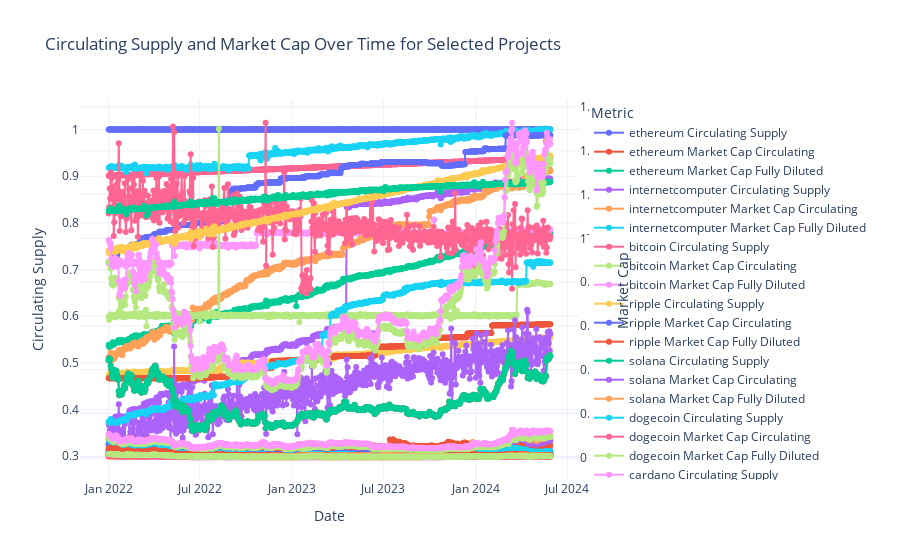

Notebook cell for this chart:
### Code cell
plot_circulating_supply(time_series_data)

### Figure 1 — Plotly figure (JSON) as saved in the notebook; plotly's stock layout.template omitted (floating-point values rounded to 4 significant figures; data arrays with more than 128 entries replaced by an {"elided": "..."} marker saying what was removed)
{"data": [{"mode": "lines+markers", "name": "ethereum Circulating Supply", "type": "scatter", "x": {"elided": "879 str values"}, "y": {"elided": "879 int values"}, "yaxis": "y"}, {"mode": "lines+markers", "name": "ethereum Market Cap Circulating", "type": "scatter", "x": {"elided": "879 str values"}, "y": {"elided": "879 float values"}, "yaxis": "y2"}, {"mode": "lines+markers", "name": "ethereum Market Cap Fully Diluted", "type": "scatter", "x": {"elided": "879 str values"}, "y": {"elided": "879 float values"}, "yaxis": "y2"}, {"mode": "lines+markers", "name": "internetcomputer Circulating Supply", "type": "scatter", "x": {"elided": "879 str values"}, "y": {"elided": "879 float values"}, "yaxis": "y"}, {"mode": "lines+markers", "name": "internetcomputer Market Cap Circulating", "type": "scatter", "x": {"elided": "879 str values"}, "y": {"elided": "879 float values"}, "yaxis": "y2"}, {"mode": "lines+markers", "name": "internetcomputer Market Cap Fully Diluted", "type": "scatter", "x": {"elided": "879 str values"}, "y": {"elided": "879 float values"}, "yaxis": "y2"}, {"mode": "lines+markers", "name": "bitcoin Circulating Supply", "type": "scatter", "x": {"elided": "879 str values"}, "y": {"elided": "879 float values"}, "yaxis": "y"}, {"mode": "lines+markers", "name": "bitcoin Market Cap Circulating", "type": "scatter", "x": {"elided": "879 str values"}, "y": {"elided": "879 float values"}, "yaxis": "y2"}, {"mode": "lines+markers", "name": "bitcoin Market Cap Fully Diluted", "type": "scatter", "x": {"elided": "879 str values"}, "y": {"elided": "879 float values"}, "yaxis": "y2"}, {"mode": "lines+markers", "name": "ripple Circulating Supply", "type": "scatter", "x": {"elided": "879 str values"}, "y": {"elided": "879 float values"}, "yaxis": "y"}, {"mode": "lines+markers", "name": "ripple Market Cap Circulating", "type": "scatter", "x": {"elided": "879 str values"}, "y": {"elided": "879 float values"}, "yaxis": "y2"}, {"mode": "lines+markers", "name": "ripple Market Cap Fully Diluted", "type": "scatter", "x": {"elided": "879 str values"}, "y": {"elided": "879 float values"}, "yaxis": "y2"}, {"mode": "lines+markers", "name": "solana Circulating Supply", "type": "scatter", "x": {"elided": "879 str values"}, "y": {"elided": "879 float values"}, "yaxis": "y"}, {"mode": "lines+markers", "name": "solana Market Cap Circulating", "type": "scatter", "x": {"elided": "879 str values"}, "y": {"elided": "879 float values"}, "yaxis": "y2"}, {"mode": "lines+markers", "name": "solana Market Cap Fully Diluted", "type": "scatter", "x": {"elided": "879 str values"}, "y": {"elided": "879 float values"}, "yaxis": "y2"}, {"mode": "lines+markers", "name": "dogecoin Circulating Supply", "type": "scatter", "x": {"elided": "879 str values"}, "y": {"elided": "879 float values"}, "yaxis": "y"}, {"mode": "lines+markers", "name": "dogecoin Market Cap Circulating", "type": "scatter", "x": {"elided": "879 str values"}, "y": {"elided": "879 float values"}, "yaxis": "y2"}, {"mode": "lines+markers", "name": "dogecoin Market Cap Fully Diluted", "type": "scatter", "x": {"elided": "879 str values"}, "y": {"elided": "879 float values"}, "yaxis": "y2"}, {"mode": "lines+markers", "name": "cardano Circulating Supply", "type": "scatter", "x": {"elided": "879 str values"}, "y": {"elided": "879 float values"}, "yaxis": "y"}, {"mode": "lines+markers", "name": "cardano Market Cap Circulating", "type": "scatter", "x": {"elided": "879 str values"}, "y": {"elided": "879 float values"}, "yaxis": "y2"}, {"mode": "lines+markers", "name": "cardano Market Cap Fully Diluted", "type": "scatter", "x": {"elided": "879 str values"}, "y": {"elided": "879 float values"}, "yaxis": "y2"}, {"mode": "lines+markers", "name": "chainlink Circulating Supply", "type": "scatter", "x": {"elided": "879 str values"}, "y": {"elided": "879 float values"}, "yaxis": "y"}, {"mode": "lines+markers", "name": "chainlink Market Cap Circulating", "type": "scatter", "x": {"elided": "879 str values"}, "y": {"elided": "879 float values"}, "yaxis": "y2"}, {"mode": "lines+markers", "name": "chainlink Market Cap Fully Diluted", "type": "scatter", "x": {"elided": "879 str values"}, "y": {"elided": "879 float values"}, "yaxis": "y2"}, {"mode": "lines+markers", "name": "near-protocol Circulating Supply", "type": "scatter", "x": {"elided": "879 str values"}, "y": {"elided": "879 float values"}, "yaxis": "y"}, {"mode": "lines+markers", "name": "near-protocol Market Cap Circulating", "type": "scatter", "x": {"elided": "879 str values"}, "y": {"elided": "879 float values"}, "yaxis": "y2"}, {"mode": "lines+markers", "name": "near-protocol Market Cap Fully Diluted", "type": "scatter", "x": {"elided": "879 str values"}, "y": {"elided": "879 float values"}, "yaxis": "y2"}, {"mode": "lines+markers", "name": "thorchain Circulating Supply", "type": "scatter", "x": {"elided": "879 str values"}, "y": {"elided": "879 float values"}, "yaxis": "y"}, {"mode": "lines+markers", "name": "thorchain Market Cap Circulating", "type": "scatter", "x": {"elided": "879 str values"}, "y": {"elided": "879 float values"}, "yaxis": "y2"}, {"mode": "lines+markers", "name": "thorchain Market Cap Fully Diluted", "type": "scatter", "x": {"elided": "879 str values"}, "y": {"elided": "879 float values"}, "yaxis": "y2"}, {"mode": "lines+markers", "name": "polygon Circulating Supply", "type": "scatter", "x": {"elided": "879 str values"}, "y": {"elided": "879 float values"}, "yaxis": "y"}, {"mode": "lines+markers", "name": "polygon Market Cap Circulating", "type": "scatter", "x": {"elided": "879 str values"}, "y": {"elided": "879 float values"}, "yaxis": "y2"}, {"mode": "lines+markers", "name": "polygon Market Cap Fully Diluted", "type": "scatter", "x": {"elided": "879 str values"}, "y": {"elided": "879 float values"}, "yaxis": "y2"}, {"mode": "lines+markers", "name": "avalanche Circulating Supply", "type": "scatter", "x": {"elided": "879 str values"}, "y": {"elided": "879 float values"}, "yaxis": "y"}, {"mode": "lines+markers", "name": "avalanche Market Cap Circulating", "type": "scatter", "x": {"elided": "879 str values"}, "y": {"elided": "879 float values"}, "yaxis": "y2"}, {"mode": "lines+markers", "name": "avalanche Market Cap Fully Diluted", "type": "scatter", "x": {"elided": "879 str values"}, "y": {"elided": "879 float values"}, "yaxis": "y2"}, {"mode": "lines+markers", "name": "binance-smart-chain Circulating Supply", "type": "scatter", "x": {"elided": "879 str values"}, "y": {"elided": "879 float values"}, "yaxis": "y"}, {"mode": "lines+markers", "name": "binance-smart-chain Market Cap Circulating", "type": "scatter", "x": {"elided": "879 str values"}, "y": {"elided": "879 float values"}, "yaxis": "y2"}, {"mode": "lines+markers", "name": "binance-smart-chain Market Cap Fully Diluted", "type": "scatter", "x": {"elided": "879 str values"}, "y": {"elided": "879 float values"}, "yaxis": "y2"}, {"mode": "lines+markers", "name": "polkadot Circulating Supply", "type": "scatter", "x": {"elided": "879 str values"}, "y": {"elided": "879 float values"}, "yaxis": "y"}, {"mode": "lines+markers", "name": "polkadot Market Cap Circulating", "type": "scatter", "x": {"elided": "879 str values"}, "y": {"elided": "879 float values"}, "yaxis": "y2"}, {"mode": "lines+markers", "name": "polkadot Market Cap Fully Diluted", "type": "scatter", "x": {"elided": "879 str values"}, "y": {"elided": "879 float values"}, "yaxis": "y2"}, {"mode": "lines+markers", "name": "litecoin Circulating Supply", "type": "scatter", "x": {"elided": "879 str values"}, "y": {"elided": "879 float values"}, "yaxis": "y"}, {"mode": "lines+markers", "name": "litecoin Market Cap Circulating", "type": "scatter", "x": {"elided": "879 str values"}, "y": {"elided": "879 float values"}, "yaxis": "y2"}, {"mode": "lines+markers", "name": "litecoin Market Cap Fully Diluted", "type": "scatter", "x": {"elided": "879 str values"}, "y": {"elided": "879 float values"}, "yaxis": "y2"}, {"mode": "lines+markers", "name": "hedera Circulating Supply", "type": "scatter", "x": {"elided": "879 str values"}, "y": {"elided": "879 float values"}, "yaxis": "y"}, {"mode": "lines+markers", "name": "hedera Market Cap Circulating", "type": "scatter", "x": {"elided": "879 str values"}, "y": {"elided": "879 float values"}, "yaxis": "y2"}, {"mode": "lines+markers", "name": "hedera Market Cap Fully Diluted", "type": "scatter", "x": {"elided": "879 str values"}, "y": {"elided": "879 float values"}, "yaxis": "y2"}], "layout": {"legend": {"title": {"text": "Metric"}}, "title": {"text": "Circulating Supply and Market Cap Over Time for Selected Projects"}, "xaxis": {"title": {"text": "Date"}}, "yaxis": {"side": "left", "title": {"text": "Circulating Supply"}}, "yaxis2": {"overlaying": "y", "side": "right", "title": {"text": "Market Cap"}}}}
